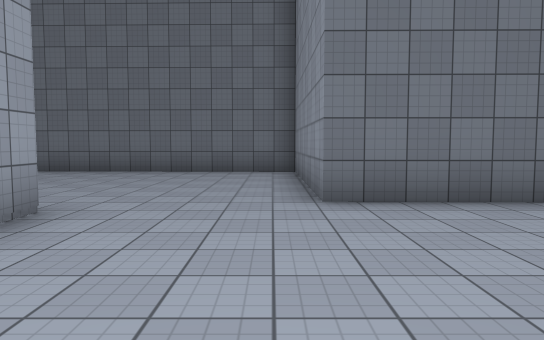
[1] (above)

20 first-person views from a walk through a scene from a Unity 3-D project. The camera is 1.4 m above the floor, tilts 4° down and sees 70° across. The floor is counted in squares, 2 m on a side. Each view is taken from the middle of a square. On the plan, view 1 faces up. The plan holds only what a view shows up to about 11 squares ahead; the rest is blank. The place goes on beyond the plan. The player is left out. Surface patterns are stand-ins for the level's own textures.

[2]
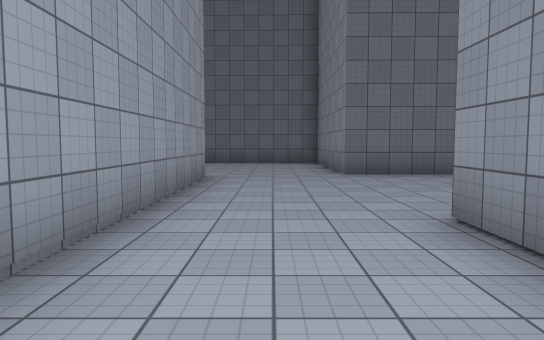

[3]
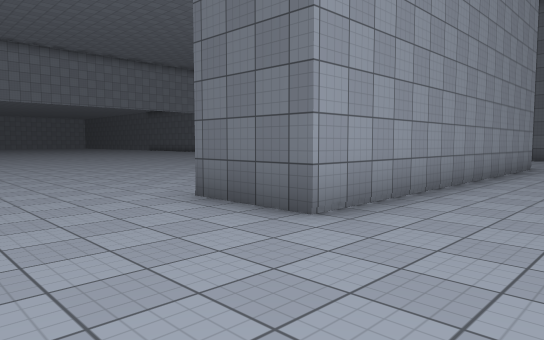

[4]
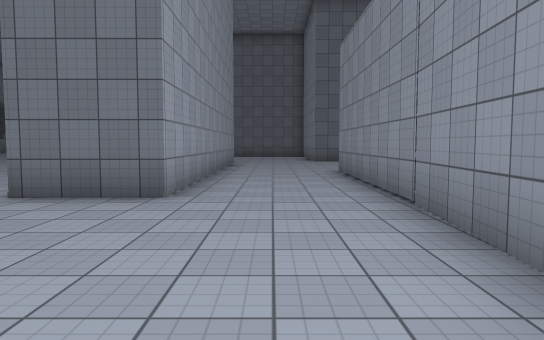

[5]
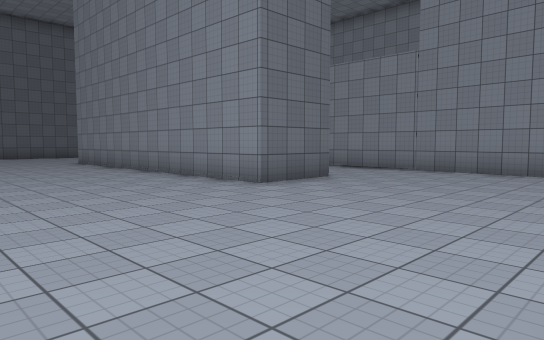

[6]
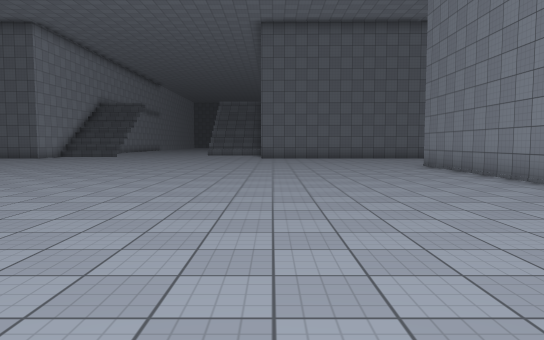

[7]
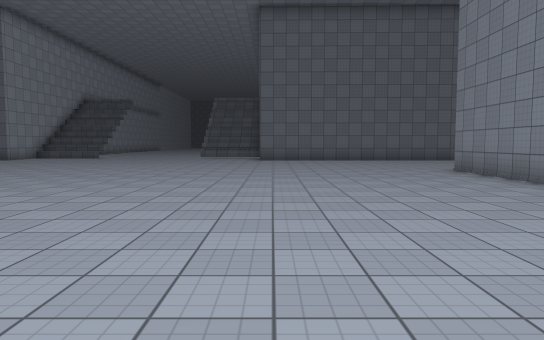

[8]
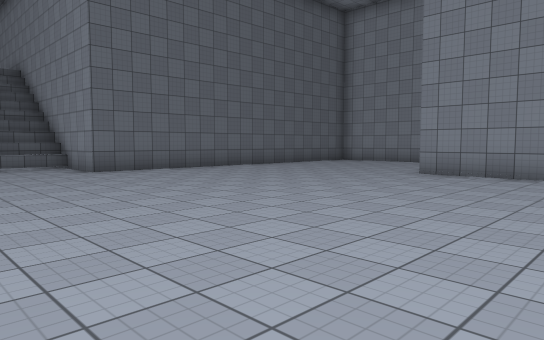

[9]
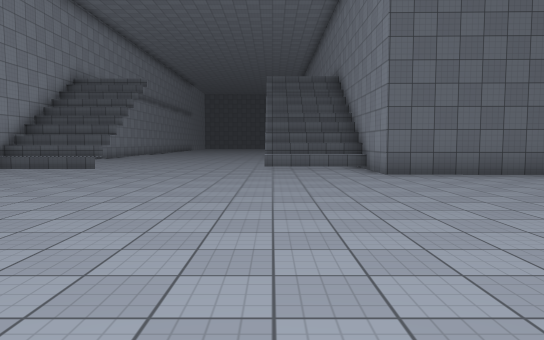

[10]
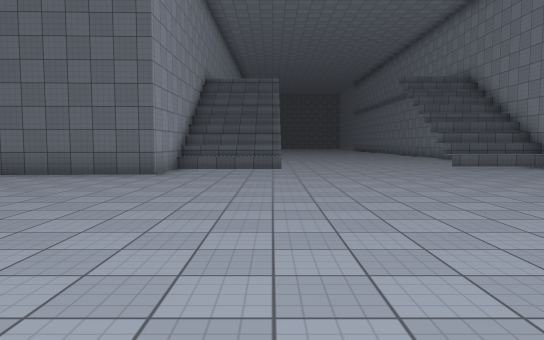

[11]
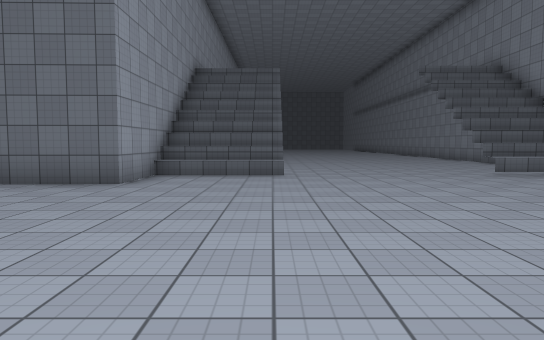

[12]
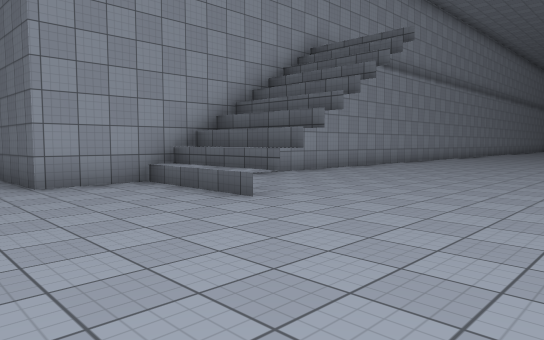

[13]
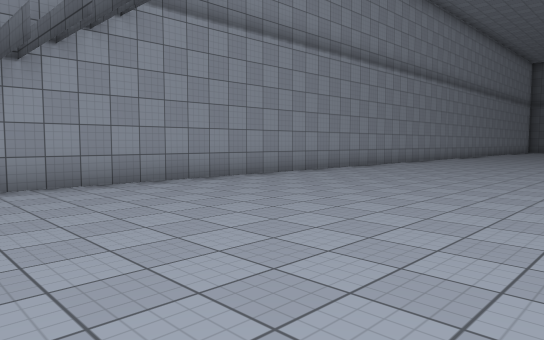

[14]
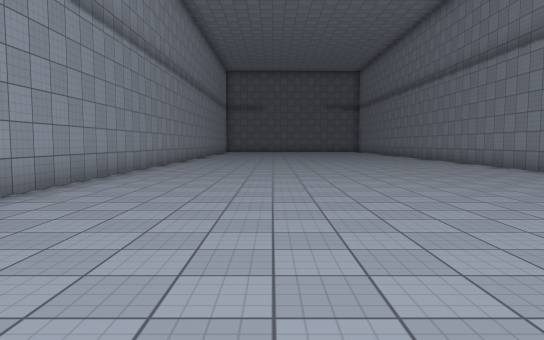

[15]
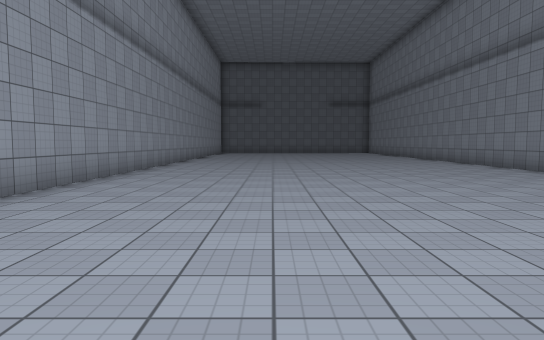

[16]
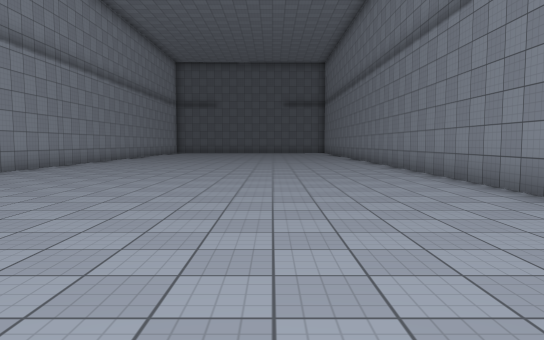

[17]
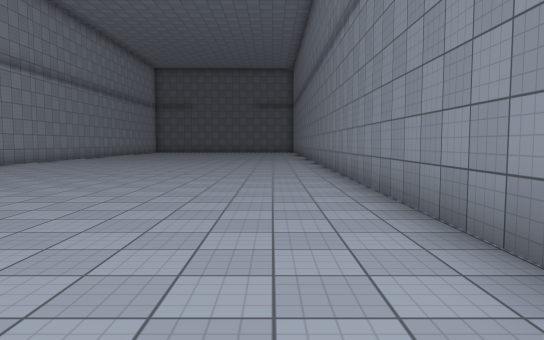

[18]
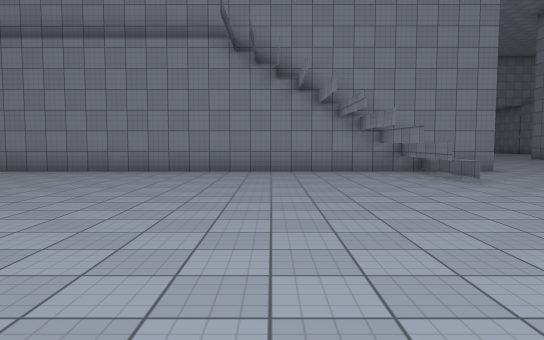

[19]
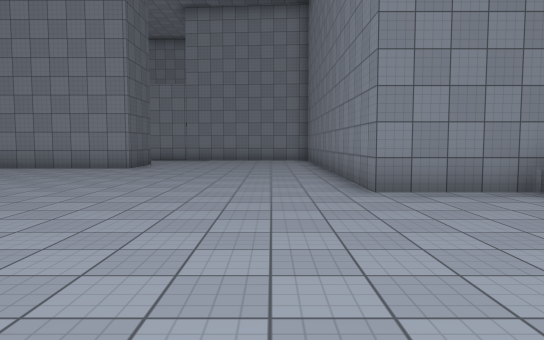

[20]
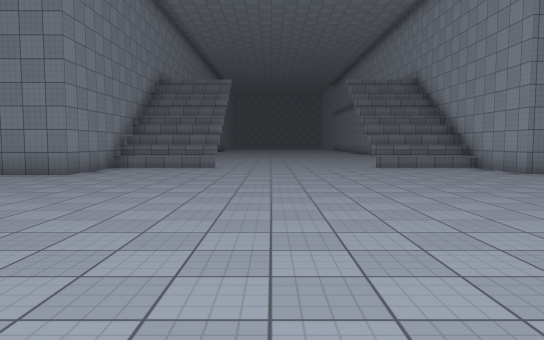

### Floor plan
Points are (right, up) in squares from view 1. A wall is a line through its corners. A room is listed if a view was taken in it or the views show most of it. See-through windows are left out.
Room 1 (views 1, 2, 3, 4, 5, 6, 7, 8, 9, 10, 11, 12, 13, 14, 15, 16, 17, 18, 19, 20)
walls: (-12.2, 11.8) (-9.4, 11.8); (-12.2, 12.3) (-9.5, 12.3); (-9.4, 11.9) (-12.2, 11.9); (-9.8, 12.4) (-12.2, 12.4); (-16.6, 11.9) (-19.6, 11.9); (-16.6, 12.4) (-19.6, 12.4) (-19.6, 9.6) (-21.5, 9.5); (-2.4, 4) (-2.4, -5.1) (-4.4, -5.1) (-4.3, 4); (0.6, 9.4) (-9.5, 9.6) (-9.4, 29.1); (3.2, 4.6) (0.6, 4.6) (0.6, 7.5); (-20.2, -10.7) (-19.8, -10.7) (-19.8, -13.1); (-9.5, -13) (-9.5, -10.4) (-4, -10.4); (0.4, -8.4) (0.6, -5.6) (0.6, -0.5); (-19.4, 29.1) (-19.6, 14.1)
low walls: (-12.2, 11.3) (-9.4, 11.3); (-9.4, 11.4) (-12.2, 11.4); (-16.6, 11.4) (-19.6, 11.4); (-12.5, -12.7) (-9.5, -12.7); (-19.8, -12.7) (-16.9, -12.7)

Positions as (right, up) in squares from view 1, and headings:
1: (0, 0), facing up
2: (-1, -4), facing up
3: (0, -8), facing up-left
4: (-1, -10), facing up
5: (-9, -10), facing up-right
6: (-9, -8), facing up
7: (-9, -6), facing up
8: (-13, 0), facing up-right
9: (-12, 1), facing up
10: (-17, 1), facing up
11: (-17, 3), facing up
12: (-13, 8), facing up-left
13: (-13, 13), facing up-left
14: (-16, 15), facing up
15: (-16, 18), facing up
16: (-13, 18), facing up
17: (-11, 16), facing up
18: (-19, 15), facing right
19: (-15, -9), facing right
20: (-14, -2), facing down
